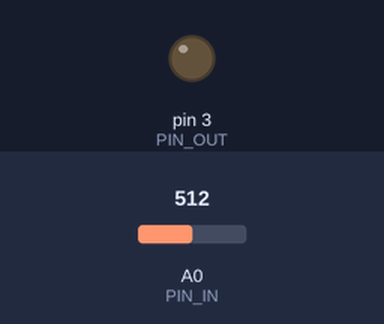
Bench run of a sketch on a simulated Arduino Uno, built with avr-gcc and run on an emulated ATmega328P. Shown: output pins drawn as LEDs (lit = HIGH). The inputs (shaded band) are chosen by the test bench; at power-on: A0 (PIN_IN) = 512. What the sketch prints to the serial monitor is not drawn.

Above: at 30.5 s.
Timing chart, 0 to 78.7 s (numbered marks = the images above):
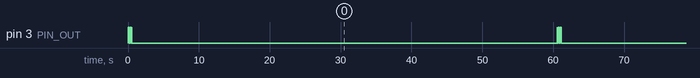

The sketch:

resonance_real_imaginary.ino
```cpp
#include "src/RCConfig.h"
/*
 * Advanced Measurement in resonance_real_imaginary.ino.
 * Uses a correlation-based approach to extract magnitude and phase,
 * providing the complex impedance response of the 2nd-order RC ladder.
 */

#include <math.h>
// Redefinition of PIN_OUT removed
// Redefinition of PIN_IN removed

void setup() {
  pinMode(PIN_OUT, OUTPUT);
  pinMode(PIN_IN, INPUT);
  Serial.begin(9600);
}

void loop() {
  float freq = 20.0; // Test frequency

  float real_corr = 0, imag_corr = 0;
  int samples = 200;
  unsigned long period = 1000000.0 / freq;
  unsigned long dt = period / 20; // 20 samples per period

  for (int i = 0; i < samples; i++) {
    unsigned long start = micros();
    // Square wave oscillation
    if ((i % 20) < 10) digitalWrite(PIN_OUT, HIGH);
    else digitalWrite(PIN_OUT, LOW);

    float v = (analogRead(PIN_IN) * VCC) / 1023.0;
    float phase = (2.0 * 3.1415926535 * (i % 20)) / 20.0;

    real_corr += v * cos(phase);
    imag_corr += v * sin(phase);

    if (dt > 100) delayMicroseconds(dt - 100);
  }

  float mag = sqrt(real_corr*real_corr + imag_corr*imag_corr) * (2.0 / samples);
  float phase_deg = atan2(imag_corr, real_corr) * 180.0 / 3.1415926535;

  // Solve for R2 from magnitude
  float gain = mag / (VCC * 0.5); // 0.5 factor for fundamental of square wave approx
  if (gain > 0.99) gain = 0.99;
  float w = 2.0 * 3.1415926535 * freq;
  float tau = sqrt(1.0/(gain*gain) - 1.0) / w;
  float r2 = (tau - (R0+R1)*(C1+C2)) / C2;

  Serial.print("Mag_V:"); Serial.print(mag);
  Serial.print(" Phase_Deg:"); Serial.print(phase_deg);
  Serial.print(" R2_Est:"); Serial.println(r2);

  delay(60000);
}
```

RCLadder.cpp
```cpp
#include "RCLadder.h"
#include <math.h>
RCLadder::RCLadder(int pinOut, int pinIn, float r1, float c1, float c2, float r0) {
  _pinOut = pinOut; _pinIn = pinIn; _r1 = r1; _c1 = c1; _c2 = c2; _r0 = r0;
  pinMode(_pinOut, OUTPUT); pinMode(_pinIn, INPUT);
  _x[0] = 1000.0; _x[1] = 0.0;
  _P[0][0] = 1e6; _P[0][1] = 0; _P[1][0] = 0; _P[1][1] = 1e3;
  _Q[0][0] = 10.0; _Q[0][1] = 0; _Q[1][0] = 0; _Q[1][1] = 1.0;
  _R = 500.0;
}
void RCLadder::safeDelayMicros(unsigned long us) {
  if (us > 16000) { delay(us/1000); delayMicroseconds(us%1000); }
  else if (us > 0) delayMicroseconds(us);
}
float RCLadder::measureVpp(float freq) {
  if (freq < 0.01) freq = 0.01;
  unsigned long period = 1000000.0 / freq;
  unsigned long half = period / 2;
  float vMax = -1.0, vMin = 6.0;
  unsigned long window = 300; if (period > 150000) window = (period * 2.0) / 1000;
  unsigned long start = millis();
  while(millis() - start < window) {
    digitalWrite(_pinOut, HIGH); safeDelayMicros(half);
    float v = (analogRead(_pinIn) * 5.0) / 1023.0;
    if (v > vMax) vMax = v;
    digitalWrite(_pinOut, LOW); safeDelayMicros(half);
    v = (analogRead(_pinIn) * 5.0) / 1023.0;
    if (v < vMin) vMin = v;
    if (millis() - start > 6000) break;
  }
  float vpp = vMax - vMin;
  return (vpp < 0) ? 0 : vpp;
}
float RCLadder::findCrossingMicros(float freq, int threshold) {
  unsigned long period = 1000000.0 / freq;
  unsigned long half = period / 2;
  for(int i=0; i<3; i++) {
    digitalWrite(_pinOut, HIGH); safeDelayMicros(half);
    digitalWrite(_pinOut, LOW); safeDelayMicros(half);
  }
  unsigned long start = micros();
  digitalWrite(_pinOut, HIGH);
  int v_prev = analogRead(_pinIn);
  unsigned long t_prev = micros();
  while(micros() - start < period) {
    int v_curr = analogRead(_pinIn);
    unsigned long t_curr = micros();
    if (v_prev < threshold && v_curr >= threshold) {
      float fraction = (float)(threshold - v_prev) / (v_curr - v_prev + 1e-6);
      digitalWrite(_pinOut, LOW);
      return (t_prev - start) + fraction * (t_curr - t_prev);
    }
    v_prev = v_curr; t_prev = t_curr;
    delayMicroseconds(10);
  }
  digitalWrite(_pinOut, LOW);
  return 0;
}
float RCLadder::solveR2(float freq, float vpp) {
  float ratio = vpp / 5.0;
  if (ratio >= 0.99) return 1.0;
  if (ratio <= 0.01) return 1e6;
  float artanh_val = 0.5 * log((1.0 + ratio) / (1.0 - ratio));
  float tau = 1.0 / (4.0 * freq * artanh_val);
  float ra = _r0 + _r1;
  float r2 = (tau - ra * (_c1 + _c2)) / _c2;
  return (r2 < 0.1) ? 0.1 : r2;
}
float RCLadder::solveR2OCTC(float tau) {
  float ra = _r0 + _r1;
  float r2 = (tau - ra * (_c1 + _c2)) / _c2;
  return (r2 < 0.1) ? 0.1 : r2;
}
void RCLadder::updateKalman(float measurement) {
  _x[0] += _x[1];
  _P[0][0] += _P[1][1] + _Q[0][0];
  _P[1][1] += _Q[1][1];
  float S = _P[0][0] + _R;
  float K0 = _P[0][0] / S;
  float K1 = _P[1][0] / S;
  float y = measurement - _x[0];
  _x[0] += K0 * y; _x[1] += K1 * y;
  float p01 = _P[0][1];
  _P[0][0] *= (1.0 - K0); _P[1][1] -= K1 * p01;
  _P[0][1] *= (1.0 - K0); _P[1][0] = _P[0][1];
}
float RCLadder::getEstimate() { return _x[0]; }
float RCLadder::getConfidence() {
  float conf = 100.0 - sqrt(_P[0][0] + 1e-6);
  return (conf < 0) ? 0 : conf;
}
```

RCLadder.h
```cpp
#ifndef RCLadder_h
#define RCLadder_h
#include "Arduino.h"
class RCLadder {
  public:
    RCLadder(int pinOut, int pinIn, float r1, float c1, float c2, float r0 = 250.0);
    float measureVpp(float freq);
    float solveR2(float freq, float vpp);
    float solveR2OCTC(float tau);
    float findCrossingMicros(float freq, int threshold);
    void updateKalman(float measurement);
    float getEstimate();
    float getConfidence();
    void safeDelayMicros(unsigned long us);
  private:
    int _pinOut, _pinIn;
    float _r1, _c1, _c2, _r0;
    float _x[2], _P[2][2], _Q[2][2], _R;
};
#endif
```

RCConfig.h
```cpp
#ifndef RCCONFIG_H
#define RCCONFIG_H

// Physical Constants for 2nd-Order RC Ladder
const float R0 = 250.0;    // Arduino digital pin internal resistance (Approx 20mA limit)
const float R1 = 1.0;      // Series resistor stage 1
const float C1 = 0.5e-6;   // Shunt capacitor stage 1
const float C2 = 10.0e-6;  // Shunt capacitor stage 2 (Measurement node)
const float VCC = 5.0;     // Logic supply voltage

// Pin Mapping
const int PIN_OUT = 3;     // PWM/Digital output for excitation
const int PIN_IN = A0;     // Analog measurement node (Voltage across C2)

#ifndef PI
#define PI 3.14159265358979323846
#endif

#endif
```

Measured:
- by itself, pin 3 (PIN_OUT): repeats every 60.6 s: 9 × (LOW 0.03 s, HIGH 0.03 s), LOW 60.0 s, HIGH 0.03 s
